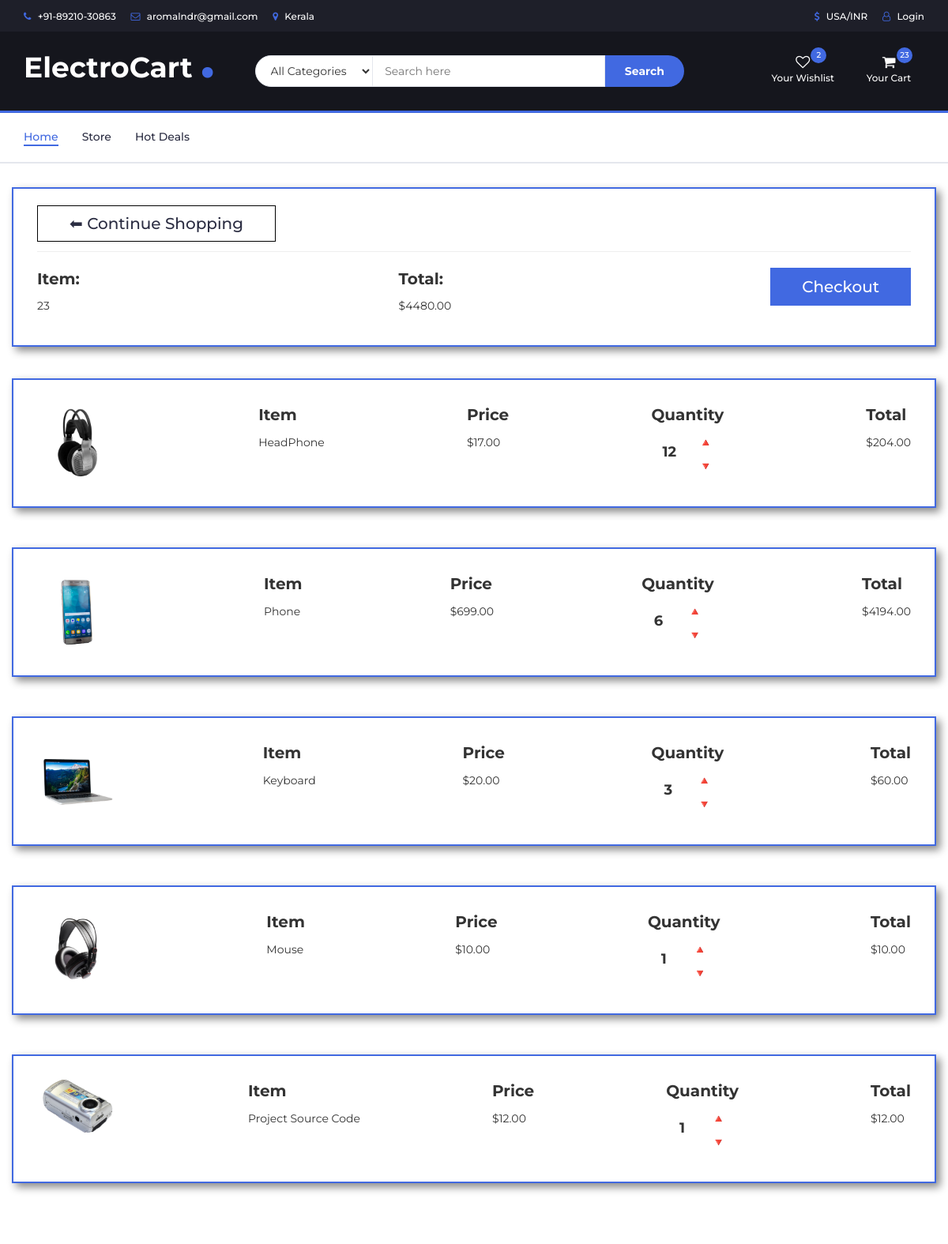
The page /cart/ (signed in, upper part) on the database as committed earlier.
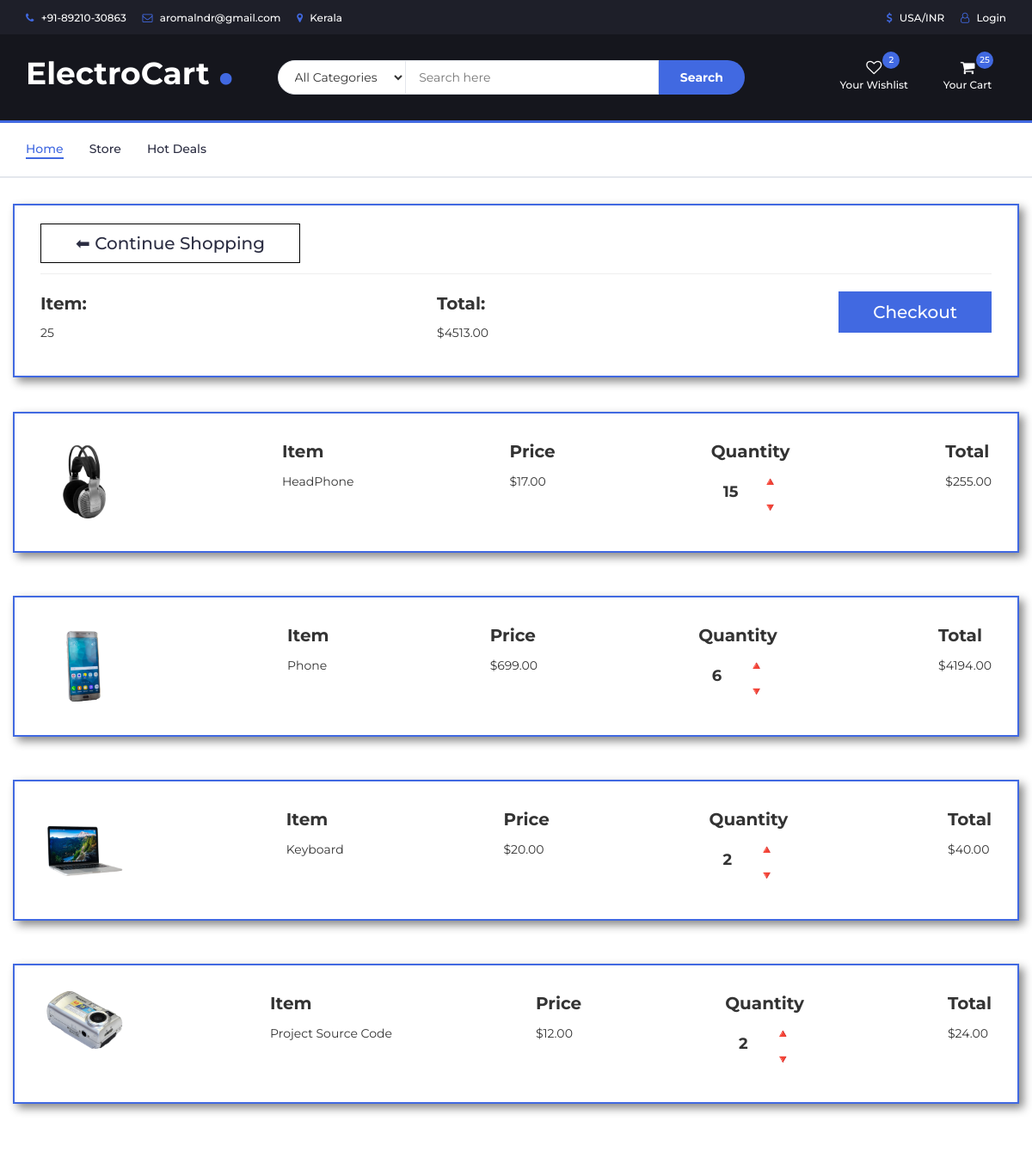
The same page on the database as committed later.
### store/models.py (models this page shows, shortened)
class Order(models.Model):
    customer = models.ForeignKey(Customer, on_delete=models.SET_NULL, null=True, blank=True)
    date_ordered = models.DateField(auto_now_add=True)
    complete = models.BooleanField(default=False)
    transaction_id = models.CharField(max_length=100, null=True)
    @property
    def get_cart_total(self):
        orderitems = self.orderitem_set.all()
        total = sum([item.get_total for item in orderitems])
        return total
    @property
    def get_cart_items(self):
        orderitems = self.orderitem_set.all()
        total = sum([item.quantity for item in orderitems])
        return total

class OrderItem(models.Model):
    product = models.ForeignKey(Product ,on_delete=models.SET_NULL, null=True)
    order = models.ForeignKey(Order , on_delete=models.SET_NULL, null=True)
    quantity = models.IntegerField(default=0, null=True, blank=True)
    date_added = models.DateField(auto_now_add=True)
    @property
    def get_total(self):
        total = self.product.price * self.quantity
        return total

class Product(models.Model):
    name = models.CharField(max_length=200)
    price = models.FloatField()
    digital = models.BooleanField(default=False, null=True, blank=True)
    image = models.ImageField(blank=True, null=True)
    @property
    def imageURL(self):
        try:
            url = self.image.url
        except:
            url = ''
        return url

### store/views.py (the view)
# urls.py: path('cart/', views.cart, name="cart"),
def cart(request):
    if request.user.is_authenticated:
        customer = request.user.customer
        order, created = Order.objects.get_or_create(customer=customer, complete=False)
        items = order.orderitem_set.all()
    else:
        items = []
        order = {'get_cart_total' : 0, 'get_cart_items' : 0, 'shipping ' : False}
    context = {'items' : items, 'order': order}
    return render(request, 'store/cart.html', context)

### store/templates/store/cart.html
{% extends 'store/main.html' %}
{% load static %}
{% block content %}
<div class="section">
	<div class="container">
		<div class="row">
			<div class="top">
				<div class="top-up">
					<a href="{% url 'home' %}" class="home-button"> ⬅ Continue Shopping</a>
				</div>
				<hr>
				<div class="top-down d-flex">
					<div class="top-item ">
						<p class="item">Item: </p> <p class="item-count">{{order.get_cart_items}}</p>
					</div>
					<div class="top-item">
						<p class="item">Total: </p> <p class="item-count">${{order.get_cart_total|floatformat:2}}</p>
					</div>
					<a href="{% url 'checkout' %}" class="checkout">
						<p class="top-checkout">Checkout</p>
					</a>
				</div>
			</div>
			{% for item in items %}
			<div class="bottom top-down">
				<div class="bottom-img-container">
					<img src="{{item.product.imageURL}}" alt="" class="product-img">
				</div>
				<div class="item-container">
					<p class="item-name">Item</p>
					<p class="product-name">{{item.product.name}}</p>
				</div>
				<div class="item-container">
					<p class="item-name">Price</p>
					<p class="product-name">${{item.product.price|floatformat:2}}</p>
				</div>
				<div class="item-container">
					<p class="item-name">Quantity</p>
					<div class="quantiy">
						<p class="product-quantity">{{item.quantity}}</p>
						<div class="quantity-mincontainer">
							<p class="quantity-img update-cart" data-product={{item.product.id}} data-action="add">🔺</p>
							<p class="quantity-img update-cart" data-product={{item.product.id}} data-action="remove">🔻</p>
						</div>
					</div>
				</div>
				<div class="item-container">
					<p class="item-name">Total</p>
					<p class="product-name">${{item.get_total|floatformat:2}}</p>
				</div>
			</div>
			{% endfor %}
		</div>
	</div>
</div>
{% endblock content %}

### store/templates/store/main.html (shortened to what this page needs)
<!DOCTYPE html>
{% load static %}
<html lang="en">
	<head>
		<link type="text/css" rel="stylesheet" href="{% static 'css/bootstrap.min.css' %}"/>
		<link type="text/css" rel="stylesheet" href="{% static 'css/slick.css' %}"/>
		<link type="text/css" rel="stylesheet" href="{% static 'css/slick-theme.css' %}"/>
		<link type="text/css" rel="stylesheet" href="{% static 'css/nouislider.min.css' %}"/>
		<link rel="stylesheet" href="{% static 'css/font-awesome.min.css' %}">
		<link type="text/css" rel="stylesheet" href="{% static 'css/style.css' %}"/>
		<link type="text/css" rel="stylesheet" href="{% static 'css/cart.css' %}"/>
    </head>
	<body>
		<header>
			<div id="top-header">
				<div class="container">
					<ul class="header-links pull-left">
						<li><a href="#"><i class="fa fa-phone"></i> +91-89210-30863</a></li>
						<li><a href="#"><i class="fa fa-envelope-o"></i> aromalndr@gmail.com</a></li>
						<li><a href="#"><i class="fa fa-map-marker"></i> Kerala</a></li>
					</ul>
					<ul class="header-links pull-right">
						<li><a href="#"><i class="fa fa-dollar"></i> USA/INR</a></li>
						<li><a href="{% url 'signin' %}"><i class="fa fa-user-o"></i> Login</a></li>
					</ul>
				</div>
			</div>
			<div id="header">
				<div class="container">
					<div class="row">
						<div class="col-md-3">
							<div class="header-logo">
								<a href="{% url 'home' %}" class="logo">
									<h1>ElectroCart<span>.</span></h1>
								</a>
							</div>
						</div>
						<div class="col-md-6">
							<div class="header-search">
								<form>
									<select class="input-select">
										<option value="0">All Categories</option>
									</select>
									<input class="input" placeholder="Search here">
									<button class="search-btn">Search</button>
								</form>
							</div>
						</div>
						<div class="col-md-3 clearfix">
							<div class="header-ctn">
								<div>
									<a href="#">
										<i class="fa fa-heart-o"></i>
										<span>Your Wishlist</span>
										<div class="qty">2</div>
									</a>
								</div>
								<div class="dropdown">
									<a class="dropdown-toggle" data-toggle="dropdown" aria-expanded="true">
										<i class="fa fa-shopping-cart"></i>
										<span>Your Cart</span>
										<div class="qty">{{order.get_cart_items}}</div>
									</a>
								</div>
							</div>
						</div>
					</div>
				</div>
			</div>
		</header>
		<nav id="navigation">
			<div class="container">
				<div id="responsive-nav">
					<ul class="main-nav nav navbar-nav">
						<li class="active"><a href="#">Home</a></li>
						<li><a href="{% url 'store' %}">Store</a></li>
						<li><a href="#">Hot Deals</a></li>
					</ul>
				</div>
			</div>
		</nav>
        <div class="main-container">
            {% block content %}
            {% endblock content %}
        </div>
    </body>
</head>
</html>

### static/css/style.css (style rules this page uses)
body { font-family: 'Montserrat', sans-serif; font-weight: 400; color: #333; }
h1, h2, h3, h4, h5, h6 { color: #2B2D42; font-weight: 700; margin: 0 0 10px; }
a { color: #2B2D42; font-weight: 500; -webkit-transition: 0.2s color; transition: 0.2s color; }
ul, ol { margin: 0; padding: 0; list-style: none }
.input { height: 40px; padding: 0px 15px; border: 1px solid #E4E7ED; background-color: #FFF; width: 100%; }
.input-select { padding: 0px 15px; background: #FFF; border: 1px solid #E4E7ED; height: 40px; }
.section { padding-top: 30px; padding-bottom: 30px; }
#top-header { padding-top: 10px; padding-bottom: 10px; background-color: #1E1F29; }
.header-links li { display: inline-block; margin-right: 15px; font-size: 12px; }
.header-links li:last-child { margin-right: 0px; }
.header-links li a { color: #FFF; }
.header-links li i { color: #4169E1; margin-right: 5px; }
#header { padding-top: 15px; padding-bottom: 15px; background-color: #15161D; }
.header-logo { float: left; }
.header-logo .logo h1 { display: block; color: #fff; margin-top: -20px; }
.header-logo .logo h1 span { color: #4169E1; font-size: 70px; padding-left: 10px; border-radius: 20px; }
.header-search { padding: 15px 0px; }
.header-search form { position: relative; }
.header-search form .input-select { margin-right: -4px; border-radius: 40px 0px 0px 40px; }
.header-search form .input { width: calc(100% - 260px); margin-right: -4px; }
.header-search form .search-btn { height: 40px; width: 100px; background: #4169E1; color: #FFF; font-weight: 700; border: none; border-radius: 0px 40px 40px 0px; }
.header-ctn { float: right; padding: 15px 0px; }
.header-ctn>div { display: inline-block; }
.header-ctn>div+div { margin-left: 15px; }
.header-ctn>div>a { display: block; position: relative; width: 90px; text-align: center; color: #FFF; }
.header-ctn>div>a>i { display: block; font-size: 18px; }
.header-ctn>div>a>span { font-size: 12px; }
.header-ctn>div>a>.qty { position: absolute; right: 15px; top: -10px; width: 20px; height: 20px; line-height: 20px; text-align: center; border-radius: 50%; font-size: 10px; color: #FFF; background-color: #4169E1; }
#navigation { background: #FFF; border-bottom: 2px solid #E4E7ED; border-top: 3px solid #4169E1; }
.main-nav>li+li { margin-left: 30px }
.main-nav>li>a { padding: 20px 0px; }
.main-nav>li>a:hover, .main-nav>li>a:focus, .main-nav>li.active>a { color: #4169E1; background-color: transparent; }
.main-nav>li>a:after { content: ""; display: block; width: 0%; height: 2px; background-color: #4169E1; -webkit-transition: 0.2s all; transition: 0.2s all; }
.main-nav>li>a:hover:after, .main-nav>li>a:focus:after, .main-nav>li.active>a:after { width: 100%; }

### static/css/cart.css (style rules this page uses)
.home-button { font-size: 20px; padding: 10px; padding-left: 40px; padding-right: 40px; border: 1px #000 solid; }
.top { border: #4169E1 2px solid; box-shadow: 5px 5px 10px #888888; padding: 30px; margin-bottom: 40px; }
.top-down { display: flex; flex-direction: row; justify-content: space-between; }
.item { font-size: 20px; font-weight: bold; }
.item-name { font-size: 20px; font-weight: bold; }
.top-checkout { font-size: 20px; padding: 10px; padding-left: 40px; padding-right: 40px; background-color: #4169E1; color: #fff; }
.bottom { border: #4169E1 2px solid; box-shadow: 5px 5px 10px #888888; padding: 30px; margin-bottom: 50px; }
.product-img { width: 100px; }
.quantiy { display: flex; justify-content: space-around; }
.product-quantity { font-size: 18px; font-weight: bold; padding-top: 10px; }
.update-cart { cursor: pointer; }

Rows that differ between the two databases and show on the page:
removed OrderItem: product.imageURL (picture), product.name "Mouse", product.price "10.00", quantity "1", get_total "10.00"
changed through a linked row, Order: get_cart_items "23" → "25"; get_cart_total "4480.00" → "4513.00"
changed OrderItem "HeadPhone": quantity "12" → "15"; get_total "204.00" → "255.00"
changed OrderItem "Keyboard": quantity "3" → "2"; get_total "60.00" → "40.00"
changed OrderItem "Project Source Code": quantity "1" → "2"; get_total "12.00" → "24.00"
